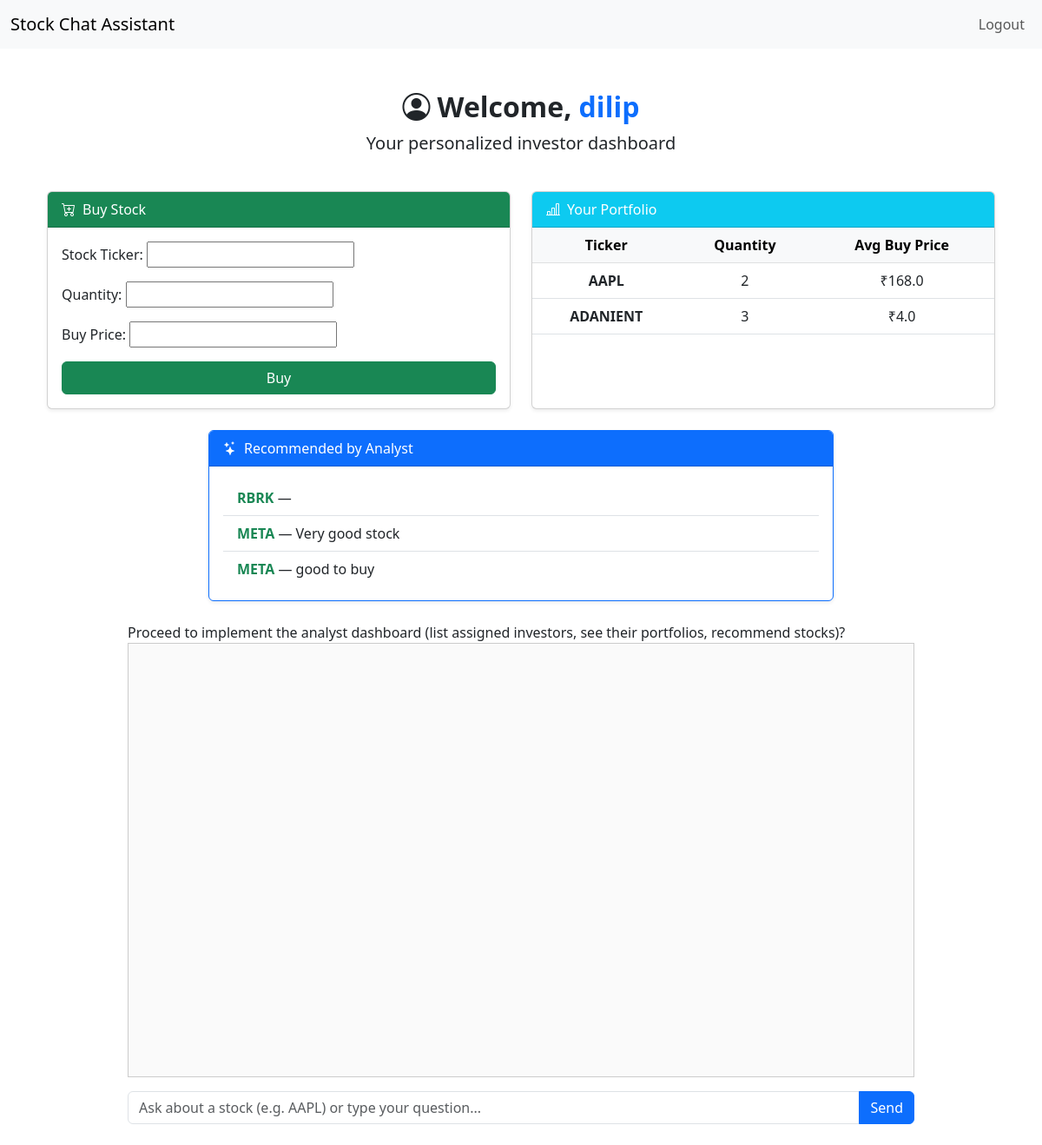
/investor/ (signed in), run on the app's committed database.
### core/models.py (models this page shows, shortened)
class Portfolio(models.Model):
    investor = models.ForeignKey(User, on_delete=models.CASCADE, related_name='portfolios')
    ticker = models.CharField(max_length=16)
    quantity = models.PositiveIntegerField()
    avg_buy_price = models.FloatField(default=0)

class Recommendation(models.Model):
    analyst = models.ForeignKey(User, on_delete=models.CASCADE, related_name='recommendations')
    investor = models.ForeignKey(User, on_delete=models.CASCADE, related_name='recommended_to')
    ticker = models.CharField(max_length=16)
    note = models.TextField(blank=True)
    created_at = models.DateTimeField(auto_now_add=True)

### core/views.py (the view, shortened to what this page needs)
# urls.py: path('investor/', core_views.investor_dashboard, name='investor_dashboard'),
@login_required
def investor_dashboard(request):
    user = request.user
    portfolio = Portfolio.objects.filter(investor=user)
    assignment = AnalystInvestorAssignment.objects.filter(investor=user).first()
    analyst = assignment.analyst if assignment else None
    recommendations = Recommendation.objects.filter(investor=user, analyst=analyst) if analyst else []
    buy_form = BuyStockForm(request.POST or None)
    buy_message = None
    context = {
        'portfolio': portfolio,
        'analyst': analyst,
        'recommendations': recommendations,
        'buy_form': buy_form,
        'buy_message': buy_message,
    }
    return render(request, 'investor_dashboard.html', context)

### core/views.py
class BuyStockForm(forms.Form):
    ticker = forms.CharField(label='Stock Ticker', max_length=16)
    quantity = forms.IntegerField(label='Quantity', min_value=1)
    price = forms.FloatField(label='Buy Price', min_value=0)

### templates/investor_dashboard.html (shortened to what this page needs)
{% extends 'base.html' %}
{% block content %}
<div class="container py-4">
    <div class="row mb-4">
        <div class="col-12 text-center">
            <h2 class="fw-bold mb-2"><i class="bi bi-person-circle me-2"></i>Welcome, <span class="text-primary">{{ user.username }}</span></h2>
            <p class="lead">Your personalized investor dashboard</p>
        </div>
    </div>
    <div class="row g-4 mb-4">
        <div class="col-md-6">
            <div class="card shadow-sm h-100">
                <div class="card-header bg-success text-white">
                    <i class="bi bi-cart-plus me-2"></i>Buy Stock
                </div>
                <div class="card-body">
                    <form method="post">
                        <div class="mb-3">{{ buy_form.ticker.label_tag }} {{ buy_form.ticker }}</div>
                        <div class="mb-3">{{ buy_form.quantity.label_tag }} {{ buy_form.quantity }}</div>
                        <div class="mb-3">{{ buy_form.price.label_tag }} {{ buy_form.price }}</div>
                        <button type="submit" name="buy_stock" class="btn btn-success w-100">Buy</button>
                    </form>
                </div>
            </div>
        </div>
        <div class="col-md-6">
            <div class="card shadow-sm h-100">
                <div class="card-header bg-info text-white">
                    <i class="bi bi-bar-chart-line me-2"></i>Your Portfolio
                </div>
                <div class="card-body p-0">
                    <table class="table table-hover mb-0 align-middle text-center">
                        <thead class="table-light">
                            <tr>
                                <th scope="col">Ticker</th>
                                <th scope="col">Quantity</th>
                                <th scope="col">Avg Buy Price</th>
                            </tr>
                        </thead>
                        <tbody>
                            {% for stock in portfolio %}
                            <tr>
                                <td class="fw-bold">{{ stock.ticker }}</td>
                                <td>{{ stock.quantity }}</td>
                                <td>₹{{ stock.avg_buy_price }}</td>
                            </tr>
                            {% empty %}
                            <tr><td colspan="3" class="text-muted">No stocks in portfolio.</td></tr>
                            {% endfor %}
                        </tbody>
                    </table>
                </div>
            </div>
        </div>
    </div>
    {% if recommendations %}
    <div class="row mb-4">
        <div class="col-md-8 mx-auto">
            <div class="card border-primary shadow-sm">
                <div class="card-header bg-primary text-white">
                    <i class="bi bi-stars me-2"></i>Recommended by Analyst
                </div>
                <div class="card-body">
                    <ul class="list-group list-group-flush">
                        {% for rec in recommendations %}
                        <li class="list-group-item">
                            <span class="fw-bold text-success">{{ rec.ticker }}</span> &mdash; {{ rec.note }}
                        </li>
                        {% endfor %}
                    </ul>
                </div>
            </div>
        </div>
    </div>
    {% endif %}
    <div class="row">
        <div class="col-md-10 mx-auto">
            {% include 'chat_box.html' %}
        </div>
    </div>
</div>
<link rel="stylesheet" href="https://cdn.jsdelivr.net/npm/bootstrap-icons@1.11.3/font/bootstrap-icons.min.css">
{% endblock %}

### data on the page
Portfolio: ticker "AAPL", quantity "2", avg_buy_price "168.0"
Portfolio: ticker "ADANIENT", quantity "3", avg_buy_price "4.0"
Recommendation: ticker "RBRK"
Recommendation: ticker "META", note "Very good stock"
Recommendation: ticker "META", note "good to buy"

### other printed values
{{ user.username }} "dilip"
{{ buy_form.ticker.label_tag }} "Stock Ticker:"
{{ buy_form.quantity.label_tag }} "Quantity:"
{{ buy_form.price.label_tag }} "Buy Price:"
